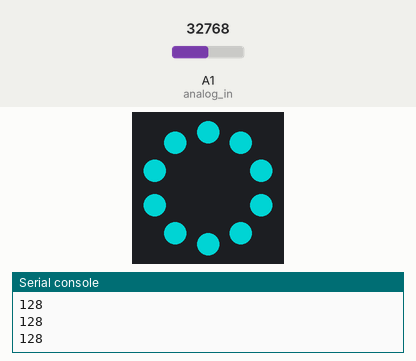
Recording of a program running on a simulated Circuit Playground running CircuitPython. Shown: the board's ring of 10 RGB LEDs (number 0 left of the top, counting anticlockwise), the last lines printed to the serial console. The inputs (shaded band) are chosen by the test bench; at power-on: A1 (analog_in) = 32768 (analog values on the 0–65535 scale). Dim RGB values are drawn brighter than linear.

Above: at 1.2 s.
1.3 s: A1 (analog_in) set to 0
At 2.5 s:
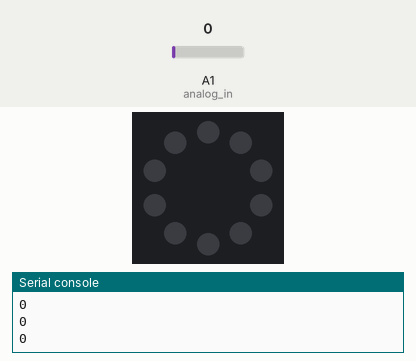
2.8 s: A1 (analog_in) set to 7864
At 4.0 s:
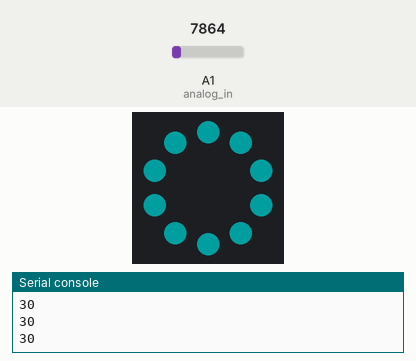
4.3 s: A1 (analog_in) set to 19660
Timing chart, 0 to 7.3 s (numbered marks = the images above; inputs shaded):
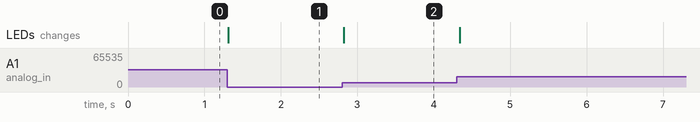

The program:

Sean-Guo_wk3_p1.py
```python
# Use a Potentiometer or a LDR light sensor to change the brightness of your neopixels.

# import modules and libraries

import board
import time
import analogio
import neopixel


# declare neopixel object with onboard neopixel pin
pixels = neopixel.NeoPixel(board.NEOPIXEL, 10)

# declare analog input objects and variables
analog_in = analogio.AnalogIn(board.A1)

# create a color variable and fill the pisels with the color
color = (0, 0, 0)
pixels.fill(color)


# repeat this code forever
while True:

    # gather input
    reading = analog_in.value

    # do calculation
    scaled_val = reading >> 8
    print(scaled_val)

    # set new color value
    color = (0, scaled_val, scaled_val)

    # do output
    pixels.fill(color)

    # sleep to prevent buffer overrun
    time.sleep(0.1)
```

Measured:
- after the input at 1.3 s, the LEDs: change at once (image 1)
- after the input at 2.8 s, the LEDs: change at once (image 2)
